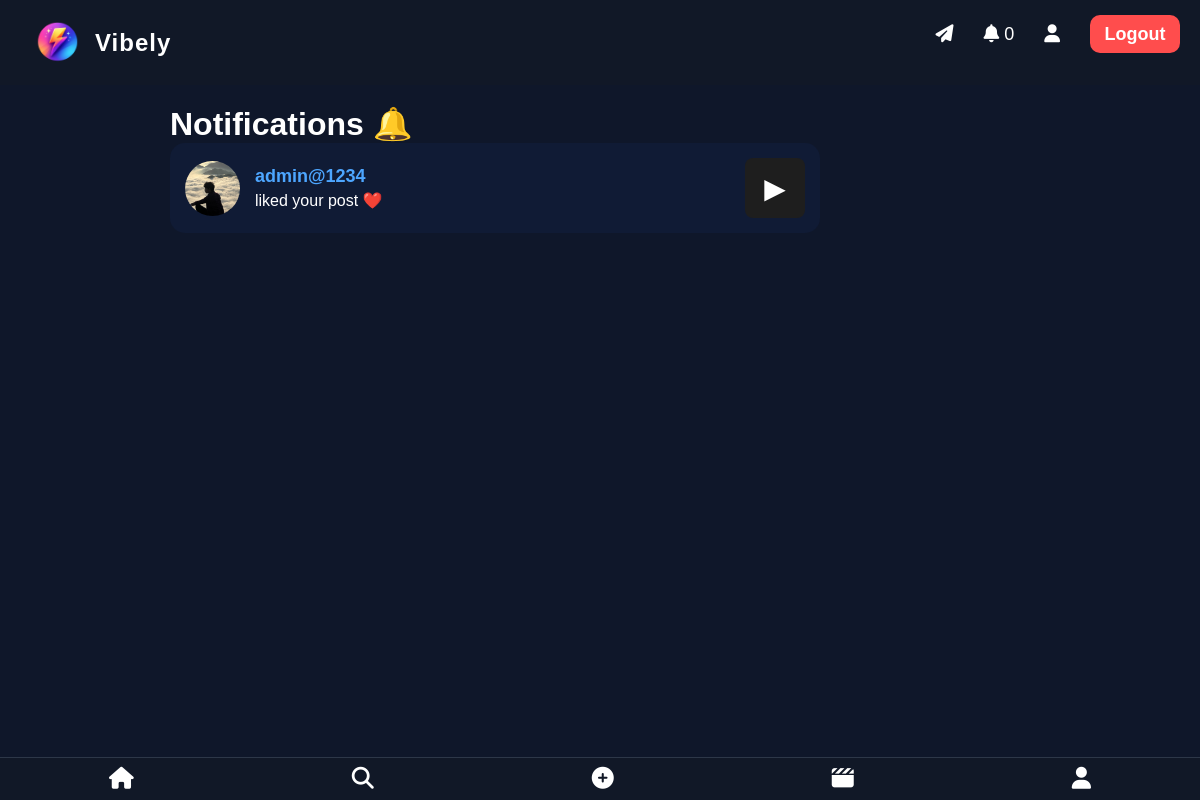
The app's page /notifications/ (signed in) with its own data.
### posts/models.py (models this page shows, shortened)
class Notification(models.Model):
    user = models.ForeignKey(
        User,
        on_delete=models.CASCADE,
        related_name='notifications'
    )
    sender = models.ForeignKey(
        User,
        on_delete=models.CASCADE,
        related_name='sent_notifications'
    )
    post = models.ForeignKey(
        Post,
        on_delete=models.CASCADE,
        null=True,
        blank=True
    )
    message = models.CharField(
        max_length=255
    )
    is_read = models.BooleanField(
        default=False
    )
    created_at = models.DateTimeField(
        auto_now_add=True
    )

### accounts/models.py (models this page shows, shortened)
class Profile(models.Model):
    user = models.OneToOneField(User, on_delete=models.CASCADE)
    bio = models.TextField(blank=True)
    location = models.CharField(
        max_length=100,
        blank=True
    )
    website = models.URLField(
        blank=True
    )
    profile_picture = models.ImageField(
    upload_to='profile_pictures/',
    default='default.jpg'
)
    cover_photo = models.ImageField(
    upload_to='cover_photos/',
    blank=True,
    null=True
)
    from django.contrib.auth.models import User

### accounts/views.py (the view)
@login_required
def notifications(request):
    notifications = Notification.objects.filter(
        user=request.user
    ).order_by('-created_at')
    notifications.update(
        is_read=True
    )
    notification_count = Notification.objects.filter(
        user=request.user,
        is_read=False
    ).count()
    return render(
        request,
        'notifications.html',
        {
            'notifications': notifications,
            'notification_count': notification_count
        }
    )

### templates/notifications.html
{% extends 'base.html' %}
{% block content %}
<h2>Notifications 🔔</h2>
{% for notification in notifications %}
<div class="notification-card">
    <div class="notification-left">
        {% if notification.sender.profile.profile_picture %}
        <img
            src="{{ notification.sender.profile.profile_picture.url }}"
            class="notification-pic">
        {% endif %}
        <div class="notification-content">
            <strong>
                {{ notification.sender.username }}
            </strong>
            <p>
                {{ notification.message }}
            </p>
        </div>
    </div>
   {% if notification.post %}
    {% if ".mp4" in notification.post.media.url %}
        <div class="notification-video-preview">
    <span>▶</span>
</div>
    {% else %}
        <img
            src="{{ notification.post.media.url }}"
            class="notification-post-preview">
    {% endif %}
{% endif %}
</div>
{% empty %}
<p>No notifications yet.</p>
{% endfor %}
{% endblock %}

### static/css/style.css (style rules this page uses)
* { margin:0; padding:0; box-sizing:border-box; font-family:Arial,sans-serif; }
body { background:#0f172a; color:white; font-family:Arial, sans-serif; margin:0; padding:0; }
body { background:#0f172a; color:rgb(0, 0, 0); }
body { background:#0f172a; color:white; margin:0; font-family:Arial,sans-serif; }
body { background:#0f172a; color:#ffffff; font-family:Arial, sans-serif; margin:0; padding:0; }
h2 { font-size:32px; }
* { scrollbar-width:none; }
.notification-card { display:flex; align-items:center; justify-content:space-between; background:#101b35; padding:15px; margin-bottom:15px; border-radius:15px; width:650px; }
.notification-left { display:flex; align-items:center; gap:15px; }
.notification-pic { width:55px; height:55px; border-radius:50%; object-fit:cover; }
.notification-content { display:flex; flex-direction:column; }
.notification-content strong { color:#4da6ff; font-size:18px; }
.notification-content p { margin-top:4px; color:white; }
.notification-video-preview { width:60px; height:60px; background:#1e1e1e; display:flex; justify-content:center; align-items:center; border-radius:8px; font-size:28px; cursor:pointer; }

### records on screen
Notification: sender.profile.profile_picture (picture), sender.username "admin@1234", message "liked your post ❤️"

### other values on screen
{{ notification_count }} "0"
